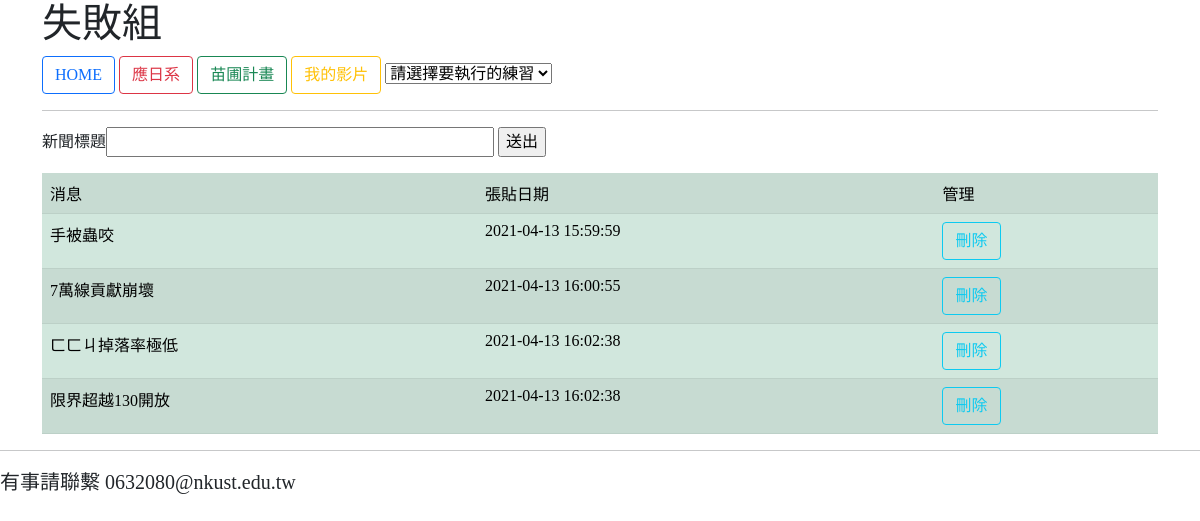
Before: / with the older database file.
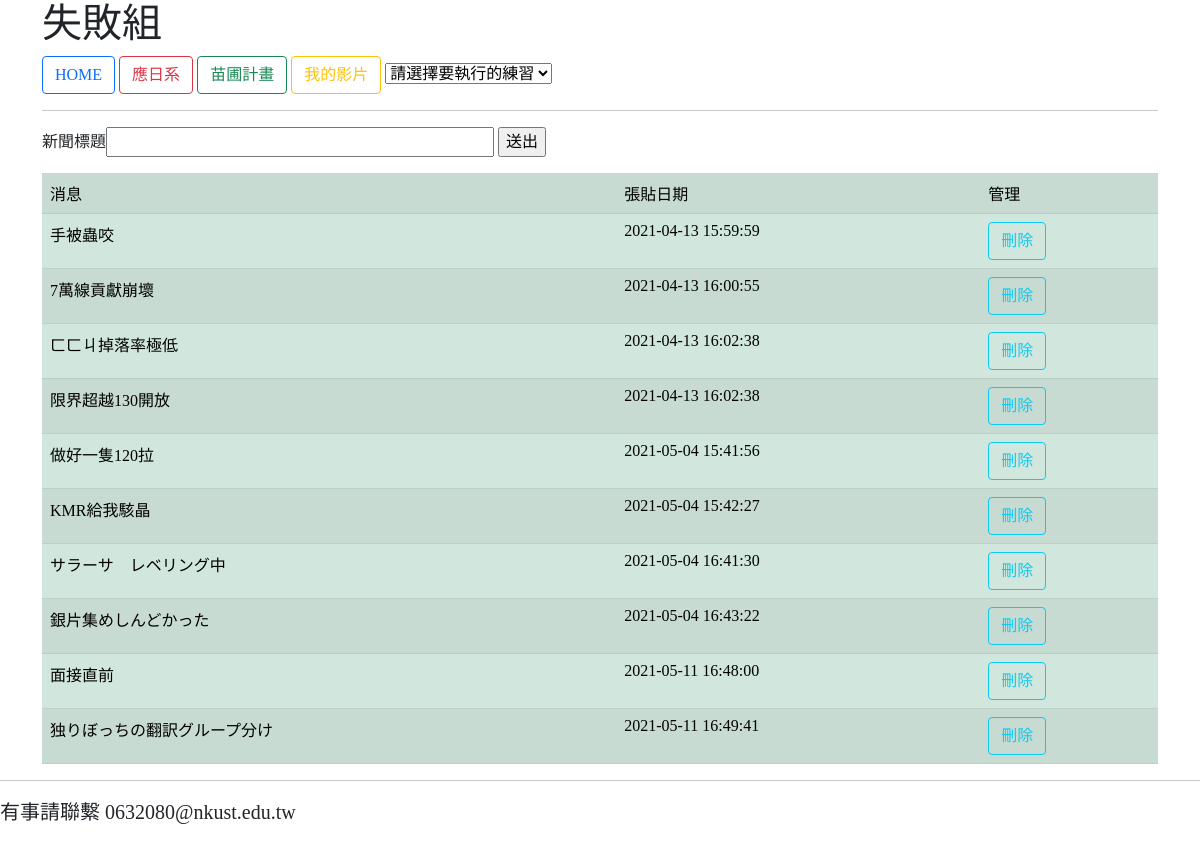
After: the same page with the newer database file.
### tables this page shows
CREATE TABLE `news` (
  `id` int(11) NOT NULL,
  `title` varchar(40) NOT NULL,
  `created` datetime NOT NULL DEFAULT CURRENT_TIMESTAMP
);

### index.php (the view, shortened to what this page needs)
<?php include("header.php"); ?>
<div class="container">
<?php include("menu.php"); ?>
<?php include("detabase.php");
$sql = "SELECT * FROM news";
$result = $conn->query($sql);
?>
<form action="addtitle.php" method ="POST">
  新聞標題<input type=txt size=40 name=title>
  <input type =submit value ="送出">
</form>
<?php
if ($result->num_rows > 0) {
  echo "<table class='table table-success table-striped'>";
  echo "<tr><td>消息</td><td>張貼日期</td><td>管理</td></tr>";
  while($row = $result->fetch_assoc()) {
  	echo "<tr>";
	  	echo "<td>" . $row["title"]. "</td>";
	  	echo "<td>" . $row["created"]. "</td>";
      echo "<td><a class='btn btn-outline-info bth-sm'href='delete.php?target=" . $row["id"] . "'>刪除</a></td>";
    echo "</tr>";
  }
  echo "</table>";
} else {
  echo "0 results";
}
?>
</div>
<?php include("footer.php"); ?>

### header.php (shortened to what this page needs)
<html>
<head>
    <link href="https://cdn.jsdelivr.net/npm/bootstrap@5.0.0-beta3/dist/css/bootstrap.min.css" rel="stylesheet">
</head>
<body>

### menu.php (shortened to what this page needs)
<head>
</head>
<body>
<h1>失敗組</h1>
<a  href='/loserq/' class="btn btn-outline-primary bth-sm">HOME</a>
<a  href='https://jp.nkust.edu.tw/'  class="btn btn-outline-danger bth-sm">應日系</a>
<a href='http://tzukuan.nkust.org/'  class="btn btn-outline-success bth-sm">苗圃計畫</a>
<a href='/loserq/videoindex.php'  class="btn btn-outline-warning bth-sm">我的影片</a>
<select onchange='location.href="/loserq/"+this.value'>
	<option value="0323-1.php">請選擇要執行的練習</option>
</select>
<hr>

### footer.php (shortened to what this page needs)
<hr>
<p>有事請聯繫 0632080@nkust.edu.tw</p>
</body>
</html>

### menu.php (style rules this page uses)
body { font-family:微軟正黑體; }
p { font-family: verdana; font-size: 20px; }

Changed rows visible on the page:
added news: title "做好一隻120拉", created "2021-05-04 15:41:56"
added news: title "KMR給我駭晶", created "2021-05-04 15:42:27"
added news: title "サラーサ レベリング中", created "2021-05-04 16:41:30"
added news: title "銀片集めしんどかった", created "2021-05-04 16:43:22"
added news: title "面接直前", created "2021-05-11 16:48:00"
added news: title "独りぼっちの翻訳グループ分け", created "2021-05-11 16:49:41"
